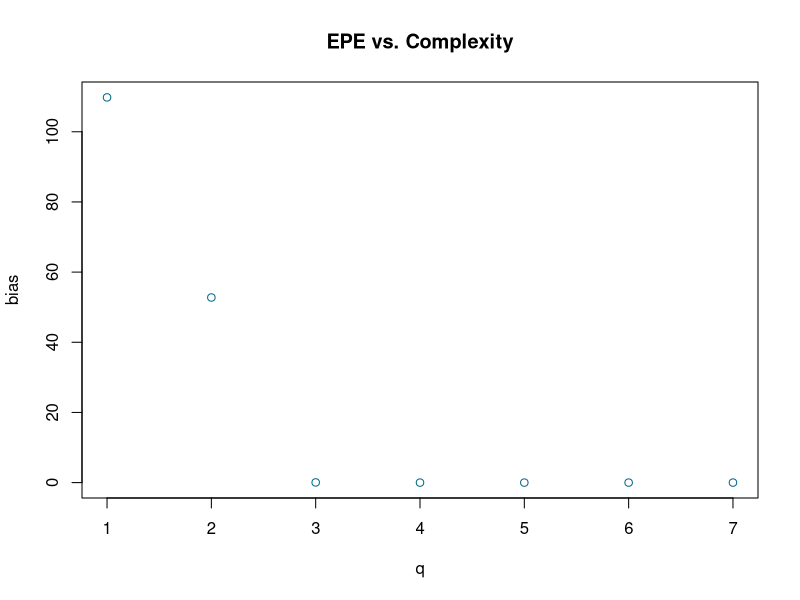

The R script that drew this image:
one_training_shot<- function(){
l = 20
x <- seq(-1, 3, length= l)


noise <-  ((1/(sqrt(2*pi*0.09)))*exp(-(x^2)/(2*0.09)))

#plot(x,noise,col='deepskyblue4',xlab='q',main='Observed data')
draws = sample(x, size = l, replace = TRUE, prob = noise)

function_my <-0.6*(x^(4))+2*(x^(3)) - 8*(x^(2))
y <- function_my + draws

predicted_intervals <- matrix(, nrow = 7, ncol = 20)
predicted_value <- matrix(, nrow = 1, ncol = 7)


    for(power in 1:7)
    {
      model <- lm(y ~ poly(x,power))
      predicted_intervals[power,]<- predict(model,data.frame(x=x))
      predicted_value[power] <- predict(model,data.frame(x = 1.8))
      
    }
invisible(predicted_value)
}  

#plot(x,y,col='deepskyblue4',xlab='q',main='Observed data')
#lines(x,function_my,col='firebrick1',lwd=3)
#lines(x,predicted_intervals[3,],col='green',lwd=3)
augmented <- matrix(, nrow = 200, ncol = 7)
for (training_set_number in 1:200){
  augmented[training_set_number,] <- one_training_shot()
}
#compute bias
bias <- c(0,0,0,0,0,0,0)
varianc<- bias
#compute expected at x = 1.8
x_0 <- 1.8
expected_y_at_x0 <- 0.6*(x_0^(4))+2*(x_0^(3)) - 8*(x_0^(2))
#loop to get bias and variance
for(complexity in 1:7)
{
  bias[complexity] <- (expected_y_at_x0 - (sum(augmented[,complexity])/200))^2
  varianc[complexity] <- var(augmented[,complexity])
}

unav_error <- c(0.09 ,0.09, 0.09, 0.09, 0.09,0.09, 0.09)
EPE = unav_error + bias + varianc
comp <- c(1,2,3,4,5,6,7)
plot(comp,bias,col='deepskyblue4',xlab='q',main='EPE vs. Complexity')



















